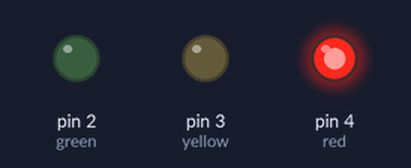
Bench run of a sketch on a simulated Arduino Uno, built with avr-gcc and run on an emulated ATmega328P. On the bench: output pins drawn as LEDs (lit = HIGH).

Above: at 12.5 s.
At 32.5 s:
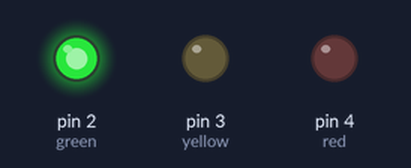
At 42.0 s:
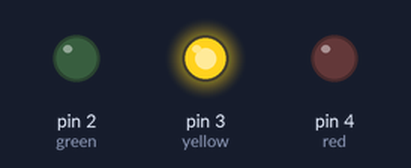
Timing chart, 0 to 57.2 s (numbered marks = the images above):
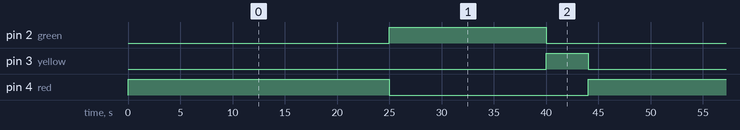

Measured:
- by itself, pin 2 (green): alternates HIGH for 15.0 s and LOW for 29.0 s
- by itself, pin 3 (yellow): alternates HIGH for 4.0 s and LOW for 40.0 s
- by itself, pin 4 (red): alternates HIGH for 25.0 s and LOW for 19.0 s

The sketch:

hello-arduino.ino
```cpp
int red = 4;
int yellow = 3;
int green = 2;

void setup(){
	pinMode(red, OUTPUT);
	pinMode(yellow, OUTPUT);
	pinMode(green,  OUTPUT);
}

void loop(){
	digitalWrite(red, HIGH);
	delay(25000);
	digitalWrite(red,  LOW);

	digitalWrite(green, HIGH);
	delay(15000);
	digitalWrite(green,  LOW);

	digitalWrite(yellow, HIGH);
	delay(4000);
	digitalWrite(yellow,  LOW);
}
```
